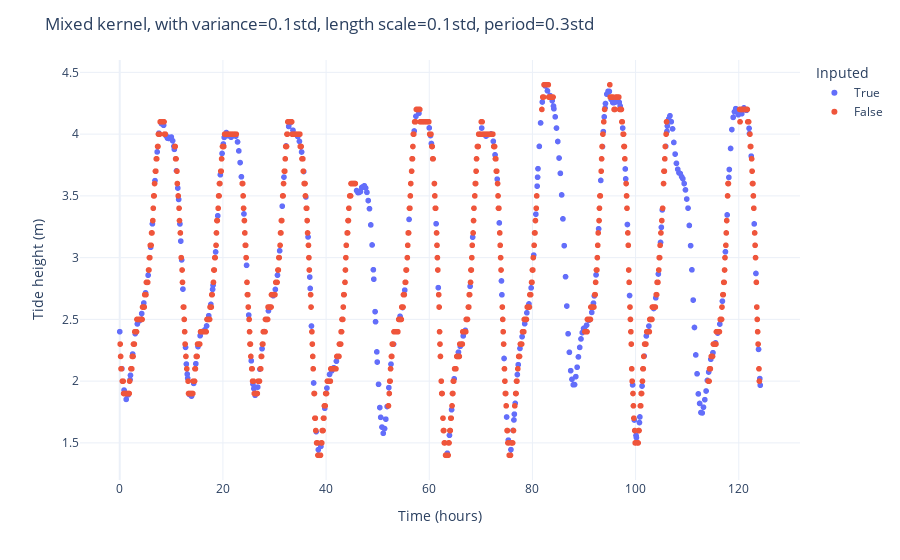

The code cell stored with this chart in its notebook:
### Code cell
kern1 = gp_lib.Periodic(scale=0.1, length=0.1, period=0.354)
kern2 = gp_lib.RBF(var=0.1, scale=0.04)
def mixed_k(a,b):
    return kern1.k(a,b) + kern2.k(a,b)


yt, cov_yt, logp = gp_lib.gaussian_process(X,y,Xt,mixed_k)
data.loc[~mask, 'Tide height (m)'] = yt 

print(f'{logp=}')


fig = px.scatter(data, x='Time (hours)', y='Tide height (m)', color='Inputed', template='plotly_white')
fig.update_layout(title='Mixed kernel, with variance=0.1std, length scale=0.1std, period=0.3std', ).show()

fig.write_image('periodic.png')

### Figure 1 — Plotly figure (JSON) as saved in the notebook; plotly's stock layout.template omitted (floating-point values rounded to 4 significant figures; data arrays with more than 128 entries replaced by an {"elided": "..."} marker saying what was removed)
{"data": [{"hovertemplate": "Inputed=True<br>Time (hours)=%{x}<br>Tide height (m)=%{y}<extra></extra>", "legendgroup": "True", "marker": {"color": "#636efa", "symbol": "circle"}, "mode": "markers", "name": "True", "showlegend": true, "type": "scattergl", "x": {"elided": "341 float values"}, "xaxis": "x", "y": {"elided": "341 float values"}, "yaxis": "y"}, {"hovertemplate": "Inputed=False<br>Time (hours)=%{x}<br>Tide height (m)=%{y}<extra></extra>", "legendgroup": "False", "marker": {"color": "#EF553B", "symbol": "circle"}, "mode": "markers", "name": "False", "showlegend": true, "type": "scattergl", "x": {"elided": "917 float values"}, "xaxis": "x", "y": {"elided": "917 float values"}, "yaxis": "y"}], "layout": {"legend": {"title": {"text": "Inputed"}, "tracegroupgap": 0}, "margin": {"t": 60}, "title": {"text": "Mixed kernel, with variance=0.1std, length scale=0.1std, period=0.3std"}, "xaxis": {"anchor": "y", "domain": [0, 1], "title": {"text": "Time (hours)"}}, "yaxis": {"anchor": "x", "domain": [0, 1], "title": {"text": "Tide height (m)"}}}}
